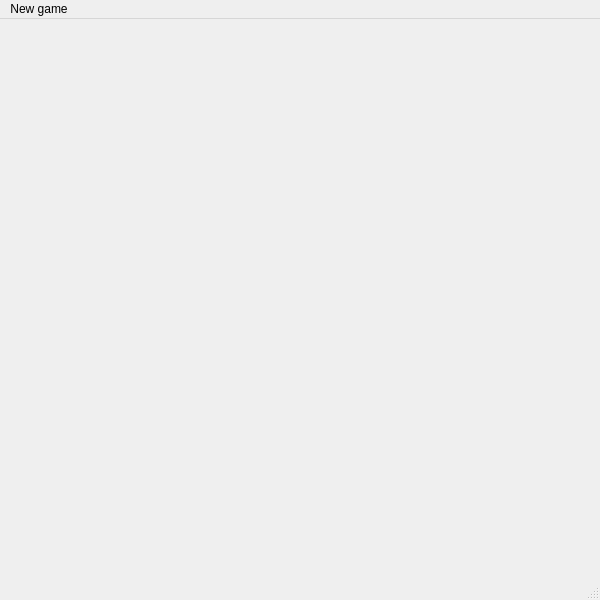
<?xml version="1.0" encoding="UTF-8"?>
<ui version="4.0">
 <class>MainWindow</class>
 <widget class="QMainWindow" name="MainWindow">
  <property name="geometry">
   <rect>
    <x>0</x>
    <y>0</y>
    <width>600</width>
    <height>600</height>
   </rect>
  </property>
  <property name="sizePolicy">
   <sizepolicy hsizetype="Fixed" vsizetype="Fixed">
    <horstretch>0</horstretch>
    <verstretch>0</verstretch>
   </sizepolicy>
  </property>
  <property name="minimumSize">
   <size>
    <width>600</width>
    <height>600</height>
   </size>
  </property>
  <property name="maximumSize">
   <size>
    <width>600</width>
    <height>600</height>
   </size>
  </property>
  <property name="windowTitle">
   <string>Small Chess</string>
  </property>
  <widget class="QWidget" name="centralwidget">
   <widget class="QWidget" name="gridLayoutWidget">
    <property name="geometry">
     <rect>
      <x>10</x>
      <y>10</y>
      <width>532</width>
      <height>482</height>
     </rect>
    </property>
    <property name="minimumSize">
     <size>
      <width>50</width>
      <height>50</height>
     </size>
    </property>
    <layout class="QGridLayout" name="chessCellsGridLayout">
     <property name="sizeConstraint">
      <enum>QLayout::SetFixedSize</enum>
     </property>
     <property name="spacing">
      <number>0</number>
     </property>
    </layout>
   </widget>
  </widget>
  <widget class="QStatusBar" name="statusbar"/>
  <widget class="QMenuBar" name="menubar">
   <property name="geometry">
    <rect>
     <x>0</x>
     <y>0</y>
     <width>600</width>
     <height>22</height>
    </rect>
   </property>
   <widget class="QMenu" name="menuNew_game">
    <property name="title">
     <string>New game</string>
    </property>
    <addaction name="actionPlayer_VS_Player"/>
    <addaction name="actionPlayer_VS_AI"/>
   </widget>
   <addaction name="menuNew_game"/>
  </widget>
  <action name="actionPlayer_VS_Player">
   <property name="text">
    <string>Player VS Player</string>
   </property>
  </action>
  <action name="actionPlayer_VS_AI">
   <property name="text">
    <string>Player VS AI</string>
   </property>
  </action>
 </widget>
 <resources/>
 <connections/>
</ui>
